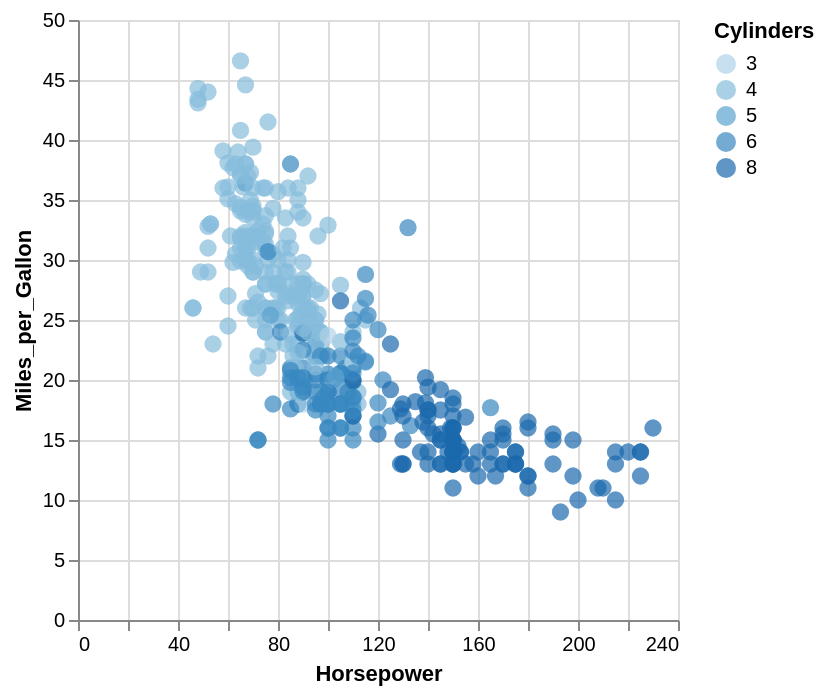

Specify this chart in Vega-Lite:
### Vega-Lite specification from a JSON file in a GitHub repository (floating-point values rounded to 4 significant figures; data arrays with more than 128 entries replaced by an {"elided": "..."} marker saying what was removed)
{"$schema": "https://vega.github.io/schema/vega-lite/v4.json", "data": {"values": {"elided": "406 records"}}, "selection": {"paintbrush": {"type": "multi", "toggle": "event.altKey && event.shiftKey"}}, "mark": "circle", "encoding": {"x": {"field": "Horsepower", "type": "quantitative"}, "y": {"field": "Miles_per_Gallon", "type": "quantitative"}, "color": {"condition": {"selection": "paintbrush", "field": "Cylinders", "type": "ordinal"}, "value": "grey"}, "size": {"value": 75}}}
